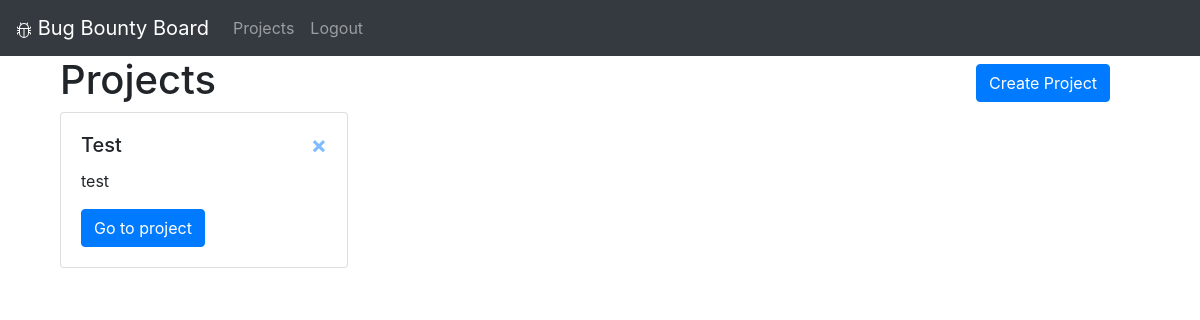
Before: /projects (signed in) with the older database file.
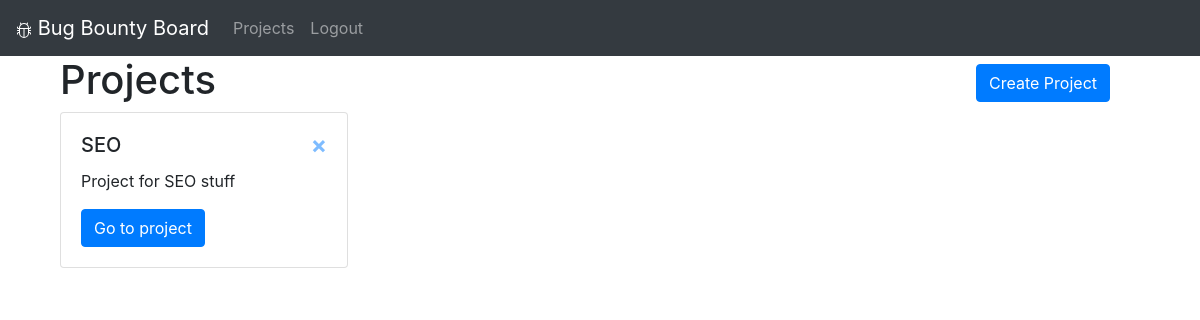
After: the same page with the newer database file.
### web_app/models.py (models this page shows)
class Project(db.Model):
    id = db.Column(db.Integer, primary_key=True)
    name = db.Column(db.String(25))
    description = db.Column(db.String(150))
    tickets = db.relationship('Ticket')
    user_id = db.Column(db.Integer, db.ForeignKey('user.id')) # foreign key class lowercase

### web_app/views.py (the view, shortened to what this page needs)
@views.route('/projects', methods=['GET', 'POST'])
@login_required
def projects():
    return render_template("projects.html", user=current_user)

### web_app/__init__.py (called while the page is built)
def create_app():
    app = Flask(__name__)
    app.config['SECRET_KEY'] = 'jSd2id3D_s'
    app.config['SQLALCHEMY_DATABASE_URI'] = f'sqlite:///{DB_NAME}'
    db.init_app(app)
    from .views import views
    from .auth import auth
    app.register_blueprint(views, url_prefix='/')
    app.register_blueprint(auth, url_prefix='/')
    from .models import User, Project, Ticket
    create_database(app)
    login_manager = LoginManager()
    login_manager.login_view = 'auth.login'
    login_manager.init_app(app)
    @login_manager.user_loader
    def load_user(id):
        return User.query.get(int(id))
    return app

### web_app/templates/projects.html (shortened to what this page needs)
{% extends "base.html" %} {% block title %}Home page{% endblock %}
{% block content %}
    <div class="container-fluid row">
        <div class="col-sm">
            <h1 class="text-left d-inline-block">Projects</h1>
            <h1 class="float-right d-inline-block">
                <button type="button" id="create-btn" class="text-right btn btn-primary mb-0" data-toggle="modal" data-target="#exampleModal">
                    Create Project
                </button>
            </h1>
        </div>
    </div>
    <div class="container" id="projects">
        <div class="row">
            {% for project in user.projects %}
                <div class="col-sm">
                    <div class="card" style="width: 18rem;">
                        <div class="card-body">
                            <button type="button" class="close" >
                                <a href="/delete-project/{{ project.id }}">
                                    <span aria-hidden="true">&times;</span>
                                </a>
                            </button>
                            <h5 class="card-title">{{ project.name }}</h5>
                            <p class="card-text">{{ project.description }}</p>
                            <a href="/projects/{{ project.id }}" class="btn btn-primary">Go to project</a>
                        </div>
                    </div>
                </div>
            {% endfor %}
        </div>
    </div>
  </div>
{% endblock %}

Changed rows visible on the page:
removed Project: name "Test", description "test"
added Project: name "SEO", description "Project for SEO stuff"
